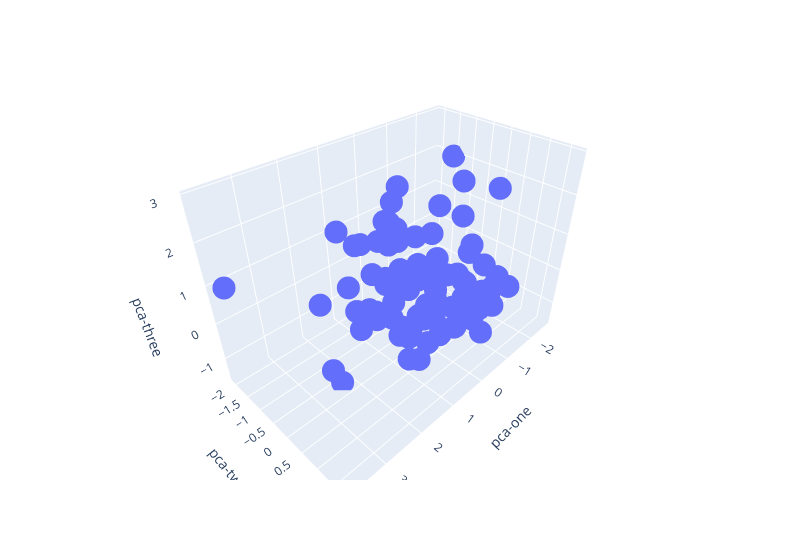

Notebook cell for this chart:
### Code cell
import plotly.express as px

px.scatter_3d(X_scaled_df, x='pca-one', y='pca-two', z='pca-three', width=800)
